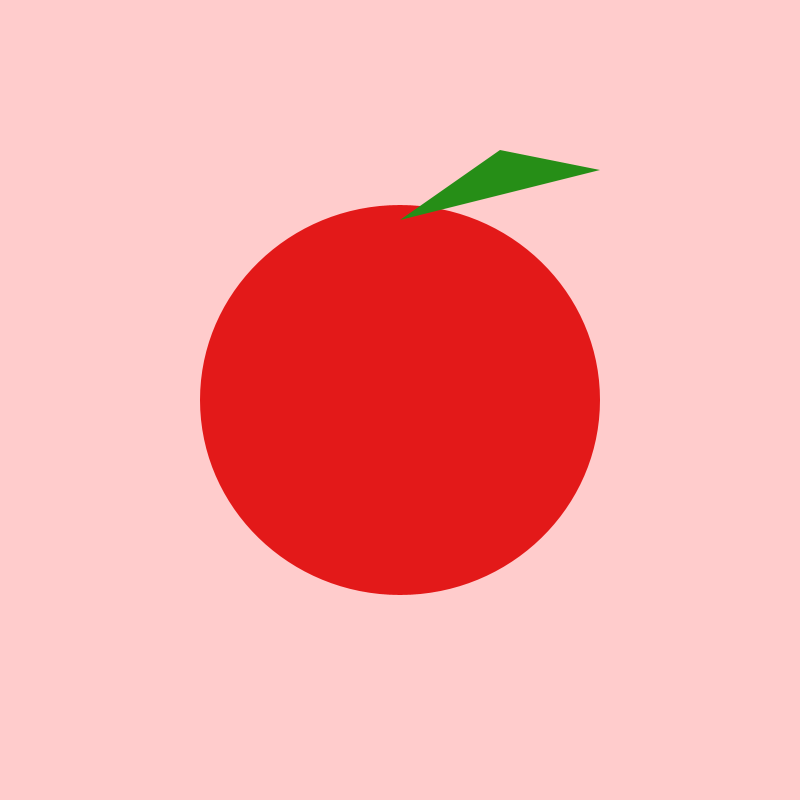
Frame 1 (no input)
Frame 60 (the mouse pressed at the canvas centre just before this capture): identical to frame 1, image omitted
Frame 120 (the mouse held since frame 60 and released just before this capture): identical to frame 1, image omitted

The Processing sketch that drew this single still picture (run headless with seeded random() and noise(); from frame 60 on, the mouse is pressed at the canvas centre):

// Processing sketch: apple
// ── apple.pde
void setup() {
  size(800, 800);
}



void draw() {
  background(255,204,204);
  noStroke();
  fill(#E31919);
  ellipse(400,400,400,390);
  fill(#268E17);
  triangle(500,150,600,170,400,220);
  
}
